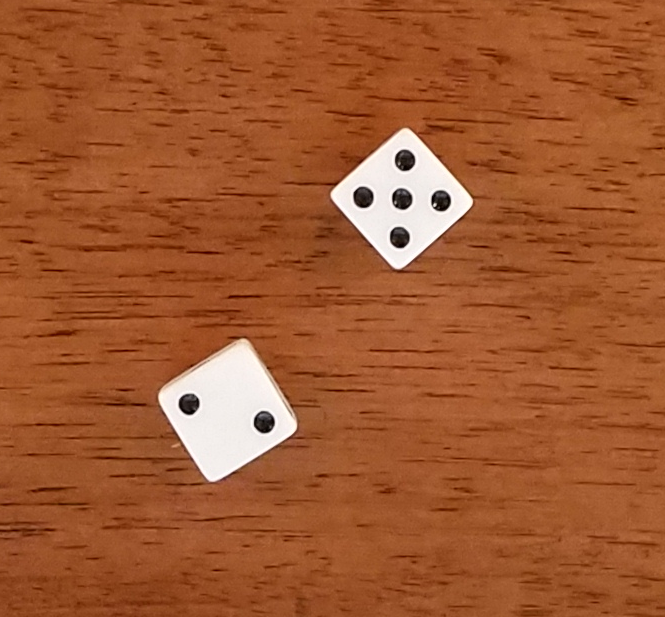
#> input picture dice1.png, 665 x 617 px
$ python countdots.py --image dice1.png
#> lines starting #> are read from the running program, lines starting #| are printed output that depends on the picture; after the words box and inside, x2 and y2 are one past the last pixel; in counts of white or black regions, pixels touching at a corner belong together
# import the necessary packages
import numpy as np
import argparse
import cv2

# construct the argument parser and parse the arguments
ap = argparse.ArgumentParser()
ap.add_argument("-i", "--image", required = True, help = "Path to the image")
args = vars(ap.parse_args())

# load the image, clone it for output, and then convert it to grayscale
image = cv2.imread(args["image"])
#> image is the input picture: shape (617, 665, 3); mean B, G, R 48.9, 88.9, 159.2
output = image.copy()
gray = cv2.cvtColor(image, cv2.COLOR_BGR2GRAY)
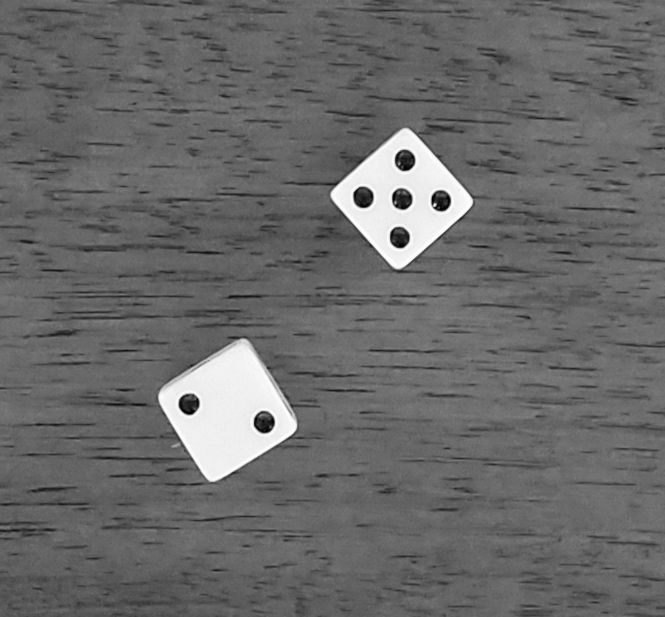
#> gray: shape (617, 665); min 1, max 254, mean 105.4

cv2.threshold(gray, 120, 255, cv2.THRESH_BINARY_INV, gray)
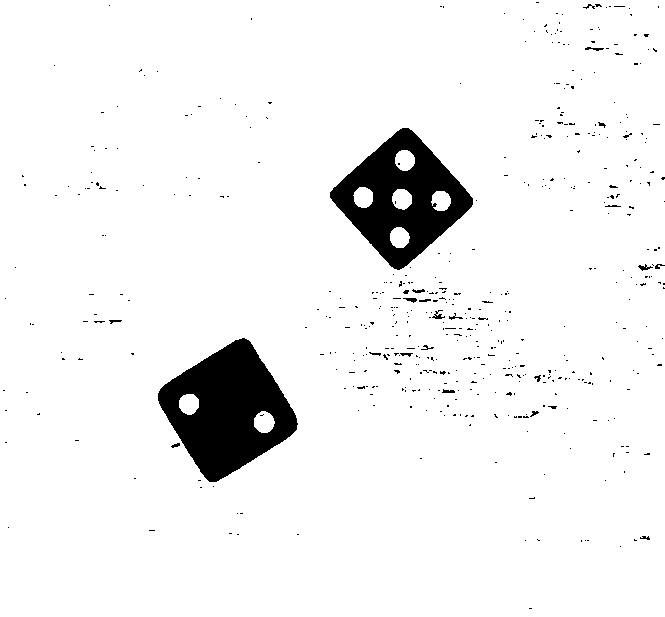
#> gray: shape (617, 665); 94.3% white; 503 black regions (481 under 20 px), largest, box (x1, y1, x2, y2) and area: (158, 338, 298, 482) 11389, (330, 128, 473, 270) 9668, (432, 310, 445, 319) 50
gray=cv2.GaussianBlur(gray,(3,3),sigmaX=2,sigmaY=2)

# detect circles in the image

circles = cv2.HoughCircles(gray, cv2.HOUGH_GRADIENT, 2,8, param1=60, param2=20, minRadius=3, maxRadius=10)
#> circles = 29 rows, first 8: [405, 291, 8.8], [459, 325, 8.8], [405, 161, 8.8], [441, 201, 8.8], [469, 325, 8.8], [427, 365, 8.8], [435, 303, 8.8], [189, 403, 8.8]

# ensure at least some circles were found
if circles is not None:
	# convert the (x, y) coordinates and radius of the circles to integers
	circles = np.round(circles[0, :]).astype("int")
#> circles = 29 rows, first 8: [405, 291, 9], [459, 325, 9], [405, 161, 9], [441, 201, 9], [469, 325, 9], [427, 365, 9], [435, 303, 9], [189, 403, 9]

	# loop over the (x, y) coordinates and radius of the circles
	for (x, y, r) in circles:
		# draw the circle in the output image, then draw a rectangle
		# corresponding to the center of the circle
		cv2.circle(output, (x, y), r, (0, 255, 0), 4)
		cv2.rectangle(output, (x - 5, y - 5), (x + 5, y + 5), (0, 128, 255), -1)
#> this loop made 29 passes
#> (x, y, r) on passes 1 to 12: (405, 291, 9), (459, 325, 9), (405, 161, 9), (441, 201, 9), (469, 325, 9), (427, 365, 9), (435, 303, 9), (189, 403, 9), (399, 237, 9), (401, 199, 9), (451, 311, 9), (423, 295, 7)
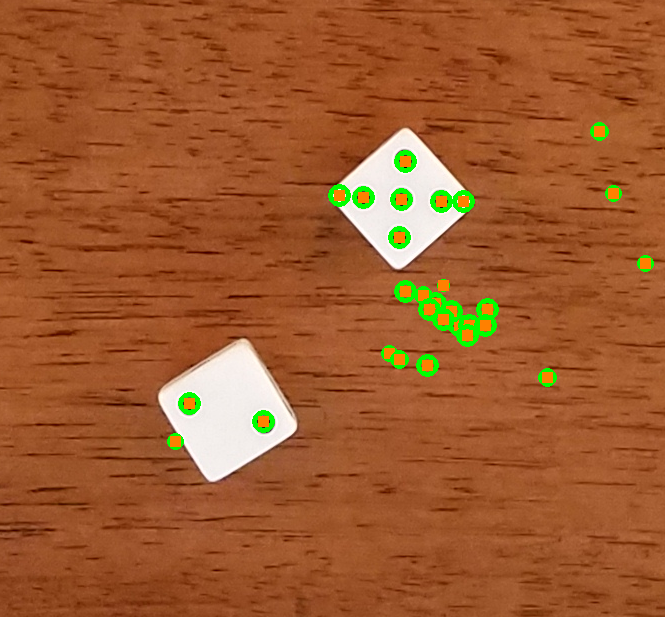
#> output: shape (617, 665, 3); 2.12% of pixels changed, all inside (x1, y1, x2, y2) = (167, 122, 654, 450)

	# show the output image
	cv2.imshow("output", np.hstack([image, output]))
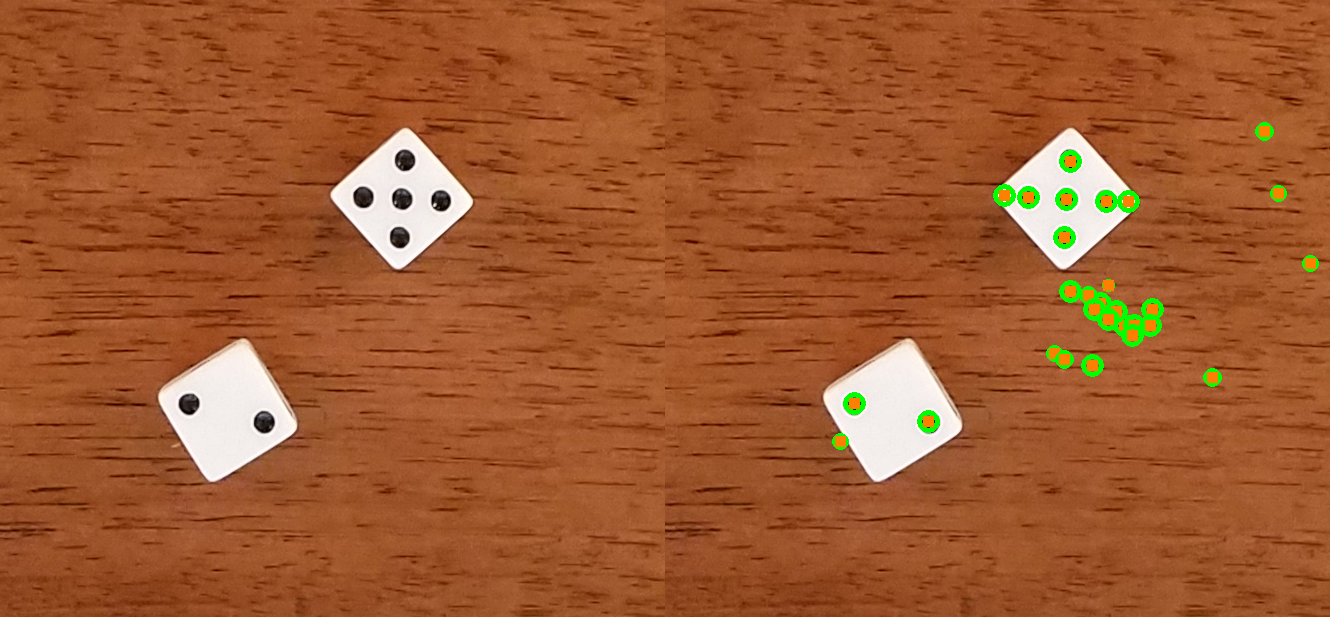
#> window 'output': shape (617, 1330, 3); mean B, G, R 48.2, 90.1, 158.7
	cv2.waitKey(0)

$ run again, on dice3.png
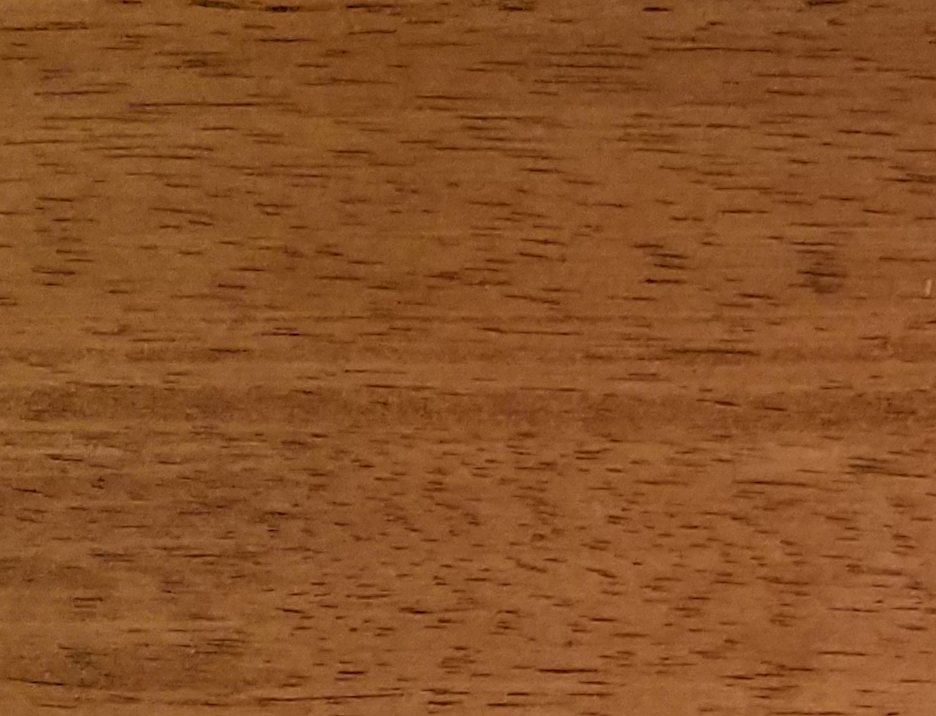
#> input picture dice3.png, 936 x 716 px
#> image is the input picture: shape (716, 936, 3); mean B, G, R 38.3, 81.2, 137.1
#> `cv2.threshold(gray, 120, 255, cv2.THRESH_BINARY_INV, gray)`:
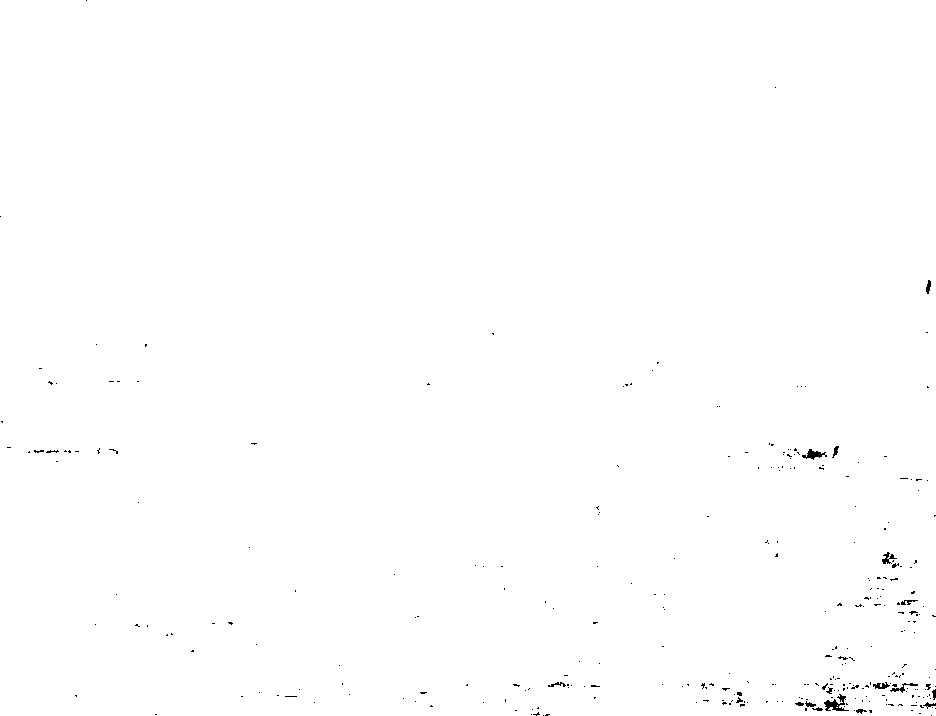
#> gray: shape (716, 936); 99.7% white; black in thin lines or dots
#> `circles = cv2.HoughCircles(gray, cv2.HOUGH_GRADIENT, 2,8, param1=60, p..`: circles = 20 rows, first 8: [897, 683, 8.8], [837, 687, 8.8], [729, 695, 8.8], [921, 697, 8.8], [839, 705, 6.6], [831, 709, 8.8], [833, 695, 6.6], [811, 701, 8.8]
#> `circles = np.round(circles[0, :]).astype("int")`: circles = 20 rows, first 8: [897, 683, 9], [837, 687, 9], [729, 695, 9], [921, 697, 9], [839, 705, 7], [831, 709, 9], [833, 695, 7], [811, 701, 9]
#> the loop `for (x, y, r) in circles:` made 20 passes
#> `cv2.imshow("output", np.hstack([image, output]))`:
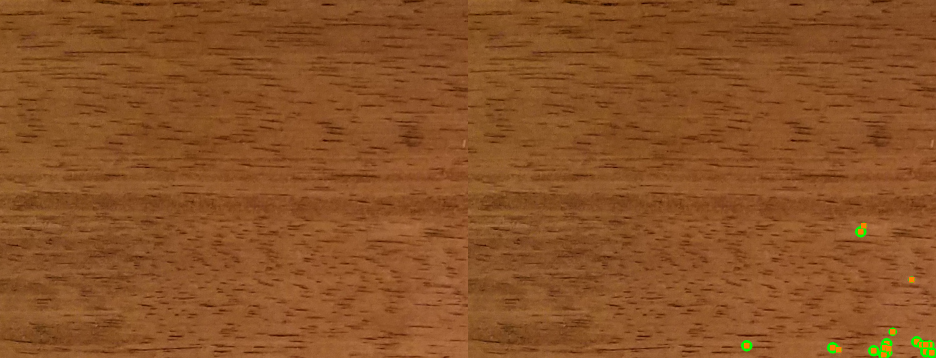
#> window 'output': shape (716, 1872, 3) (shown at 1/2 size); mean B, G, R 38.1, 81.5, 137

$ run again, on dice4.png
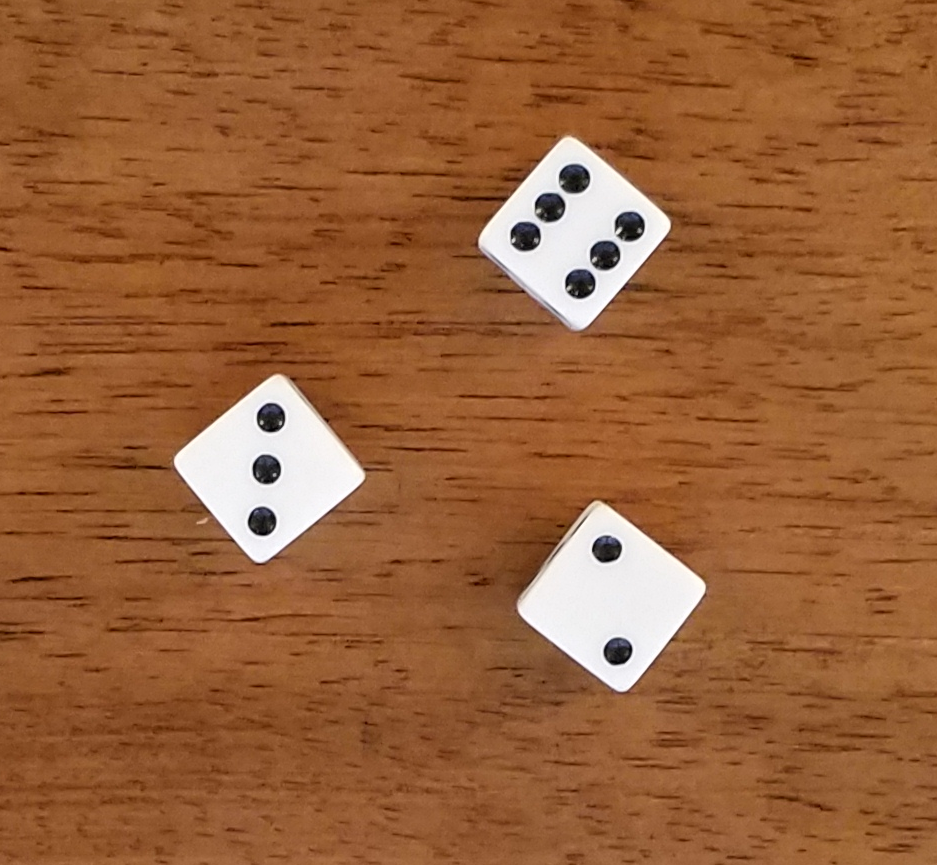
#> input picture dice4.png, 937 x 865 px
#> image is the input picture: shape (865, 937, 3); mean B, G, R 57.9, 97.2, 152.3
#> `cv2.threshold(gray, 120, 255, cv2.THRESH_BINARY_INV, gray)`:
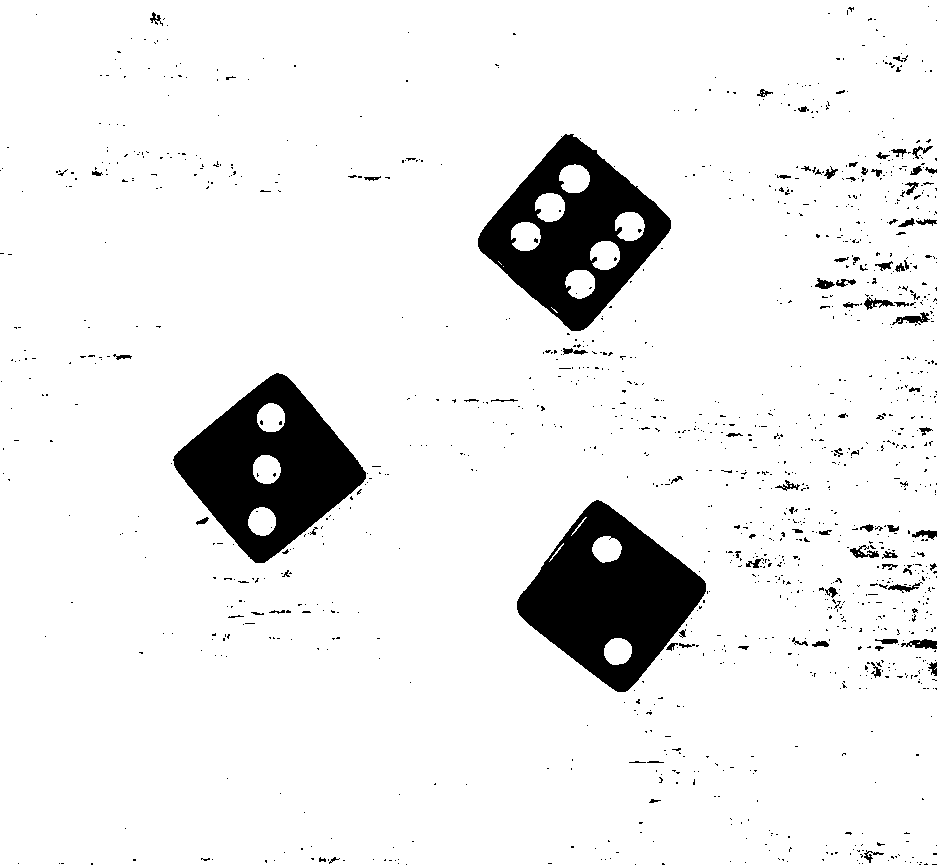
#> gray: shape (865, 937); 92.1% white; 1314 black regions (1222 under 20 px), largest, box (x1, y1, x2, y2) and area: (517, 500, 706, 692) 19373, (173, 373, 366, 563) 18608, (478, 134, 671, 331) 17302
#> `circles = cv2.HoughCircles(gray, cv2.HOUGH_GRADIENT, 2,8, param1=60, p..`: circles = 83 rows, first 8: [907, 297, 8.8], [853, 171, 8.8], [911, 159, 8.8], [881, 671, 8.8], [927, 579, 8.8], [687, 639, 8.8], [859, 311, 8.8], [885, 163, 8.8]
#> `circles = np.round(circles[0, :]).astype("int")`: circles = 83 rows, first 8: [907, 297, 9], [853, 171, 9], [911, 159, 9], [881, 671, 9], [927, 579, 9], [687, 639, 9], [859, 311, 9], [885, 163, 9]
#> the loop `for (x, y, r) in circles:` made 83 passes
#> `cv2.imshow("output", np.hstack([image, output]))`:
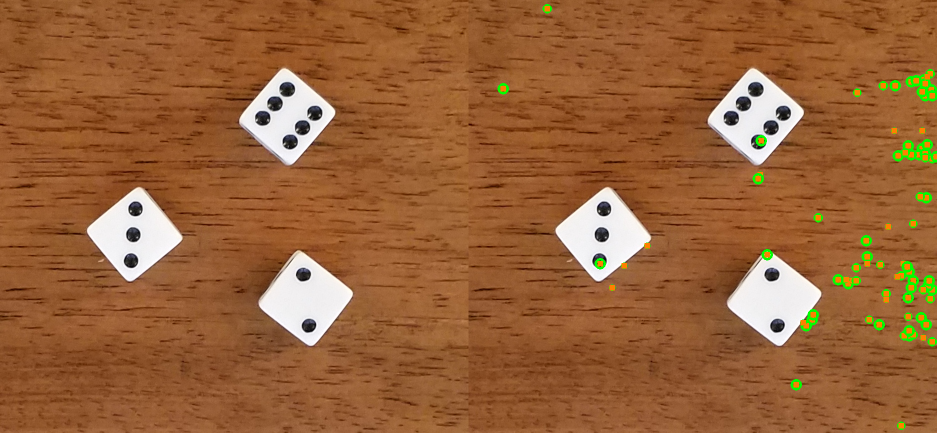
#> window 'output': shape (865, 1874, 3) (shown at 1/2 size); mean B, G, R 57.2, 98.5, 151.7

$ run again, on dice5.png
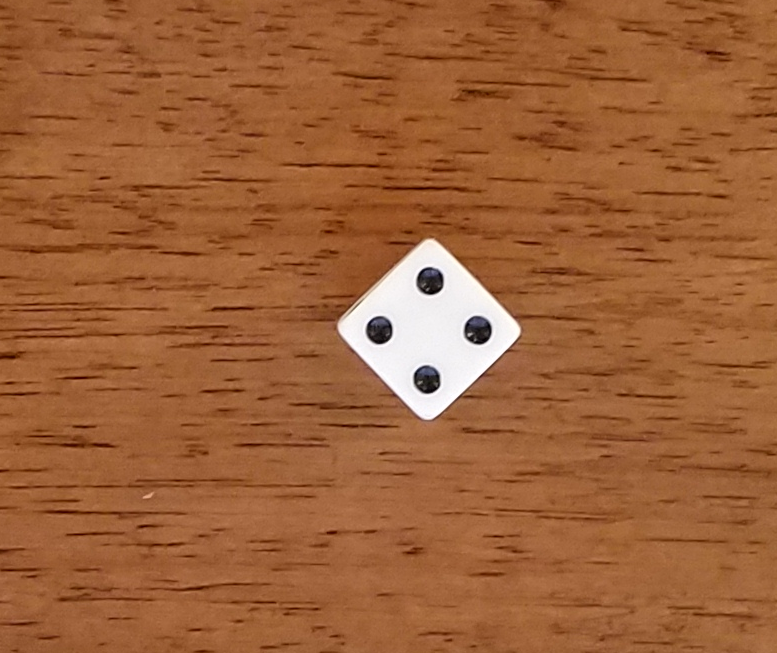
#> input picture dice5.png, 777 x 653 px
#> image is the input picture: shape (653, 777, 3); mean B, G, R 57.1, 97.3, 156.7
#> `gray=cv2.GaussianBlur(gray,(3,3),sigmaX=2,sigmaY=2)`:
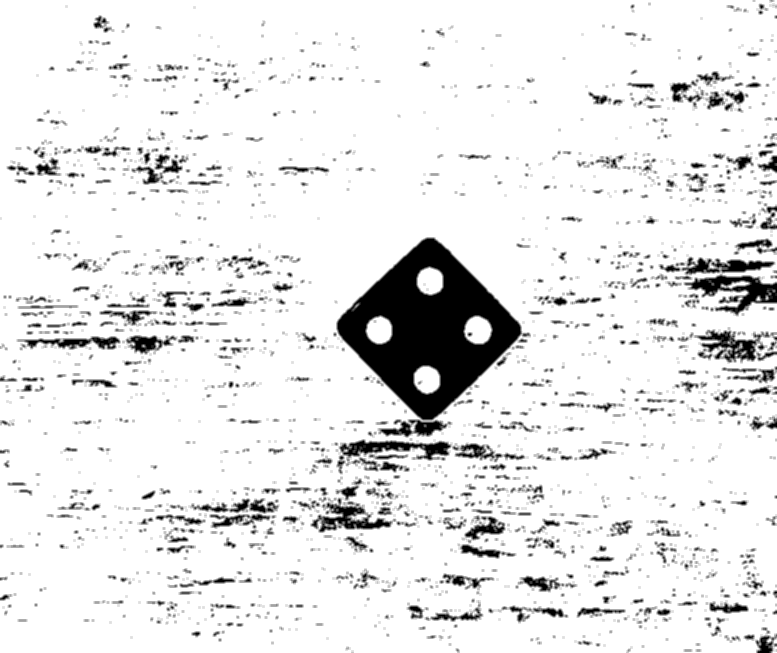
#> gray: shape (653, 777); min 0, max 255, mean 231.4
#> `circles = cv2.HoughCircles(gray, cv2.HOUGH_GRADIENT, 2,8, param1=60, p..`: circles = 452 rows, first 8: [765, 341, 8.8], [729, 351, 8.8], [347, 453, 8.8], [479, 525, 8.8], [333, 521, 8.8], [695, 93, 8.8], [759, 351, 8.8], [109, 147, 8.8]
#> `circles = np.round(circles[0, :]).astype("int")`: circles = 452 rows, first 8: [765, 341, 9], [729, 351, 9], [347, 453, 9], [479, 525, 9], [333, 521, 9], [695, 93, 9], [759, 351, 9], [109, 147, 9]
#> the loop `for (x, y, r) in circles:` made 452 passes
#> (x, y) on passes 1 to 3: (765, 341), (729, 351), (347, 453)
#> `cv2.imshow("output", np.hstack([image, output]))`:
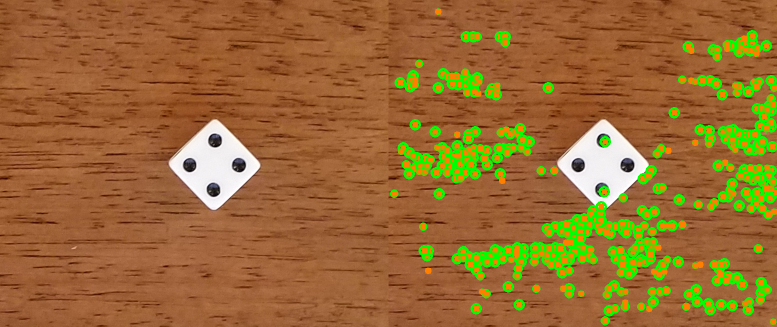
#> window 'output': shape (653, 1554, 3) (shown at 1/2 size); mean B, G, R 51.4, 107.2, 151.5
